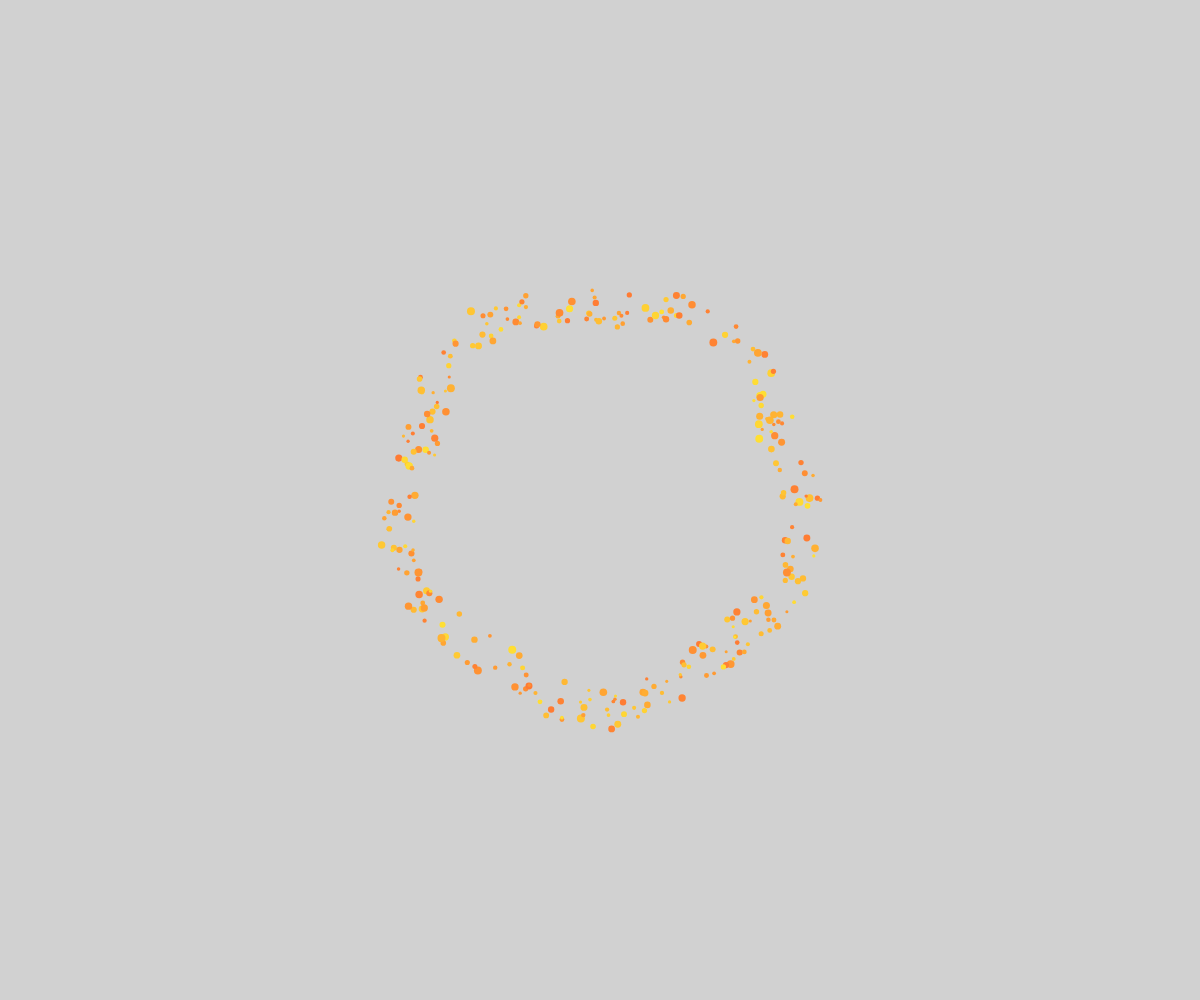
Frame 1 (no input)
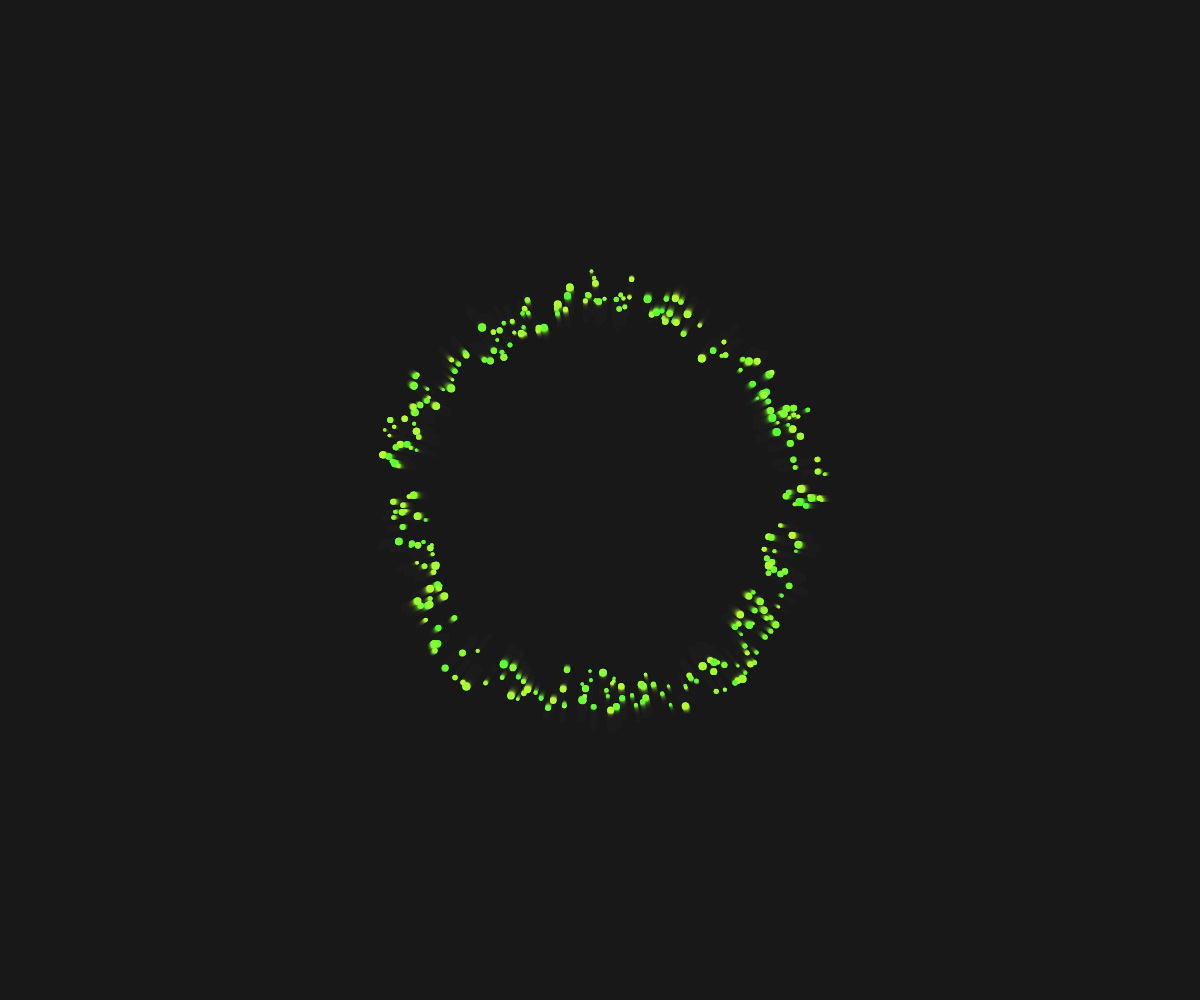
Frame 60 (no input)
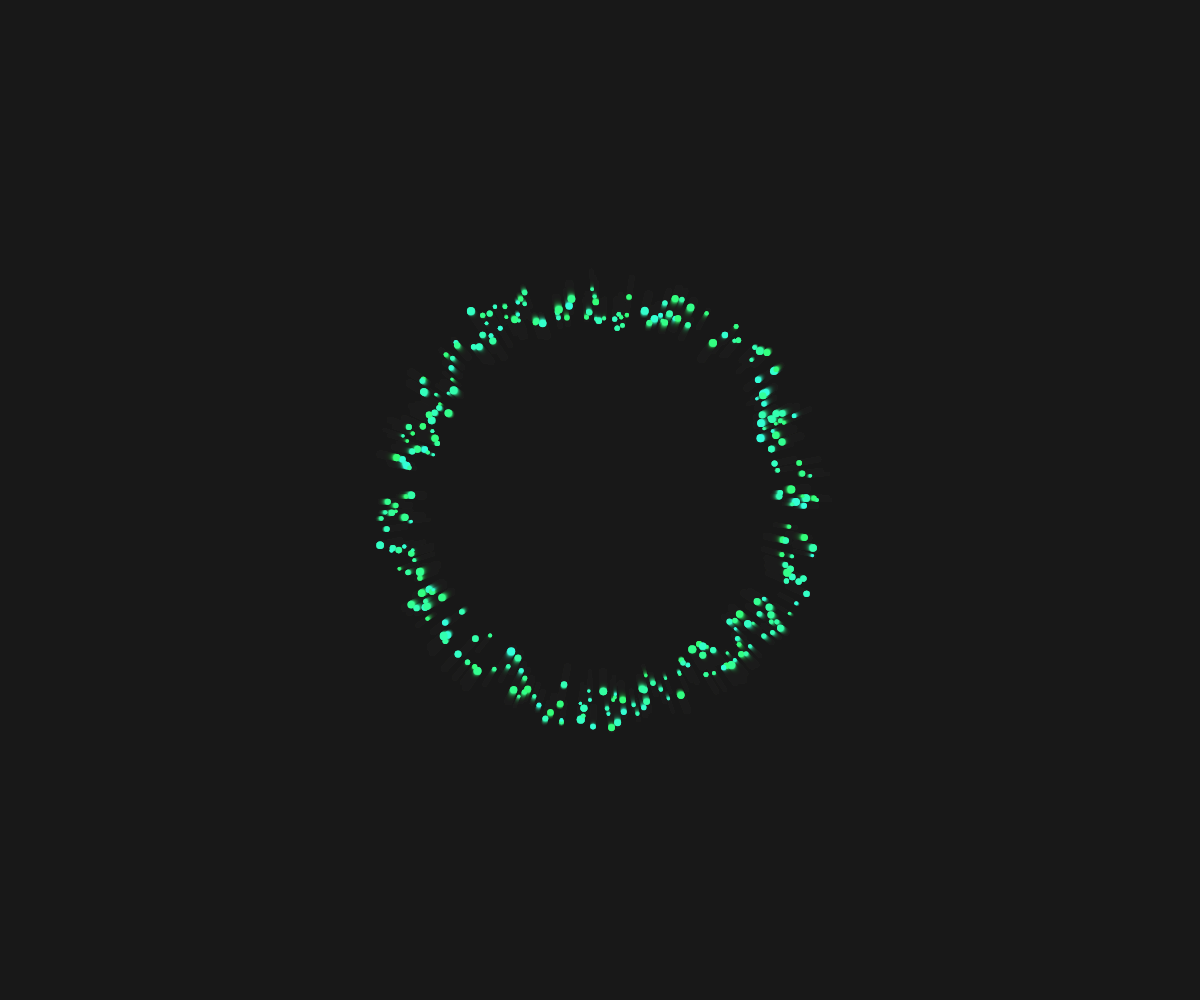
Frame 120 (the mouse pressed at the canvas centre since frame 60)

The p5.js sketch that drew these frames (run headless with seeded random() and noise() and a simulated clock; from frame 60 on, the mouse is pressed at the canvas centre):

// p5.js sketch
// ── sketch.js

let particles = [];
let numParticles = 300;
let circleRadius = 200;

function setup() {
  createCanvas(windowWidth, windowHeight);
  colorMode(HSB, 360, 100, 100);
  noStroke();

  for (let i = 0; i < numParticles; i++) {
    let angle = random(TWO_PI);
    let r = circleRadius + random(-20, 20);
    particles.push({
      angle: angle,
      r: r,
      hue: random(20, 50),
      size: random(3, 8)
    });
  }
}

function draw() {
  background(0, 0, 10, 0.2); // subtle trail effect
  translate(width / 2, height / 2);

  for (let p of particles) {
    let pulse = sin(frameCount * 0.05 + p.angle * 5) * 10;
    let x = (p.r + pulse) * cos(p.angle);
    let y = (p.r + pulse) * sin(p.angle);

    fill((p.hue + frameCount) % 360, 80, 100);
    ellipse(x, y, p.size);
  }
}

function windowResized() {
  resizeCanvas(windowWidth, windowHeight);
}
